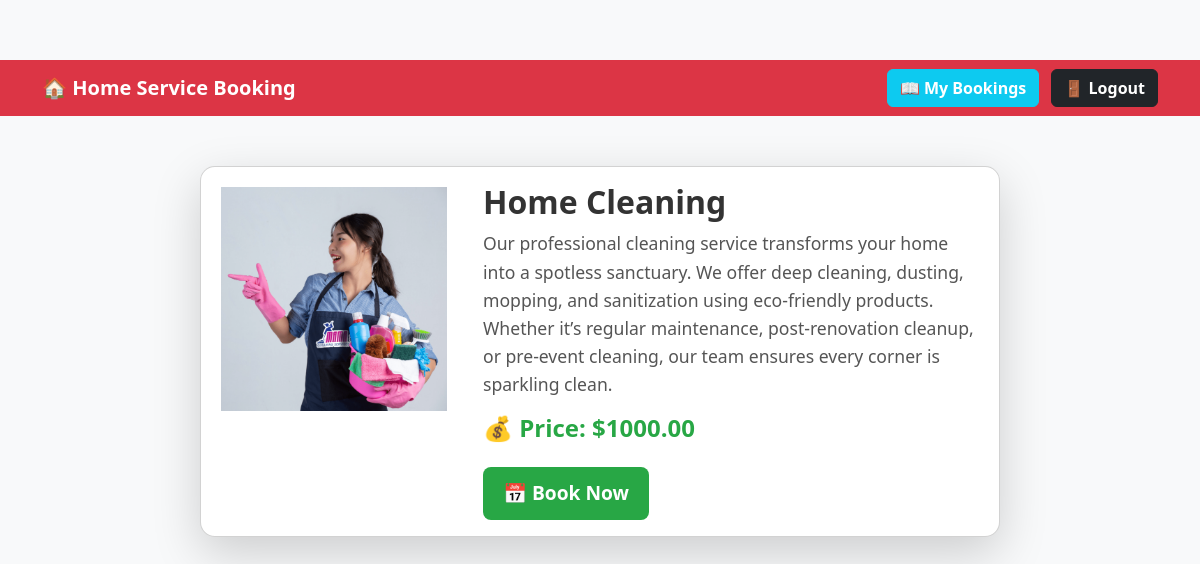
/service/3/, run on the app's committed database.
### home_service/models.py (models this page shows, shortened)
class Service(models.Model):
    name = models.CharField(max_length=255)
    description = models.TextField()
    price = models.DecimalField(max_digits=10, decimal_places=2)
    image = models.ImageField(upload_to='services/')

### home_service/views.py (the view)
# urls.py: path('service/<int:service_id>/', views.service_detail, name='service_detail'),
def service_detail(request, service_id):
    service = get_object_or_404(Service, id=service_id)
    return render(request, 'service_detail.html', {'service': service})

### home_service/templates/service_detail.html (shortened to what this page needs)
{% extends 'base.html' %}
{% load static %}
{% block content %}
<div class="container service-detail-container">
    <div class="card shadow-lg">
        <div class="row g-0">
            <div class="col-md-4 text-center">
                <img src="{{ service.image.url }}" alt="{{ service.name }}" class="img-fluid service-image">
            </div>
            <div class="col-md-8">
                <div class="card-body">
                    <h2 class="service-title">{{ service.name }}</h2>
                    <p class="service-description">{{ service.description }}</p>
                    <h4 class="service-price">💰 Price: ${{ service.price }}</h4>
                    <a href="{% url 'book_service' service.id %}" class="btn btn-success btn-lg mt-3">
                        📅 Book Now
                    </a>
                </div>
            </div>
        </div>
    </div>
</div>
{% endblock %}

### home_service/static/css/styles.css (style rules this page uses)
body { font-family: Arial, sans-serif; margin: 20px; padding: 20px; }
h2 { color: #333; }
body { font-family: "Poppins", sans-serif; background-color: #f8f9fa; color: #333; margin: 0; padding: 0; }
body { margin: 0; padding-top: 60px; }
body { font-family: 'Poppins', sans-serif; background-color: #f8f9fa; }
h1, h2, h3 { font-weight: 700; color: #222; }
body { background: linear-gradient(to right, #ff9966, #ff5e62); color: white; font-family: 'Poppins', sans-serif; }
.card { background: white; border-radius: 15px; transition: transform 0.2s ease-in-out; }
.card { border: none; transition: transform 0.3s ease-in-out; }

### home_service/templates/service_detail.html (style rules this page uses)
body { background: #f8f9fa; }
.service-detail-container { margin-top: 50px; display: flex; justify-content: center; }
.card { border-radius: 15px; overflow: hidden; max-width: 800px; }
.service-image { max-width: 100%; height: auto; padding: 20px; }
.service-title { font-size: 2rem; font-weight: bold; color: #333; }
.service-description { font-size: 1.1rem; color: #555; line-height: 1.6; }
.service-price { font-size: 1.5rem; font-weight: bold; color: #28a745; }
.btn-success { background-color: #28a745; border: none; padding: 12px 20px; font-size: 1.2rem; font-weight: bold; display: inline-block; transition: 0.3s ease; }

### data on the page
Service: image (picture), name "Home Cleaning", description "Our professional cleaning service transforms your home into a spotless sanctuary. We offer deep cleaning, dusting, mopping, and sanitization using eco-friendly products. Whether it’s regular maintenance, post-renovation cleanup, or pre-event cleaning, our team ensures every corner is sparkling clean.", price "1000.00"
